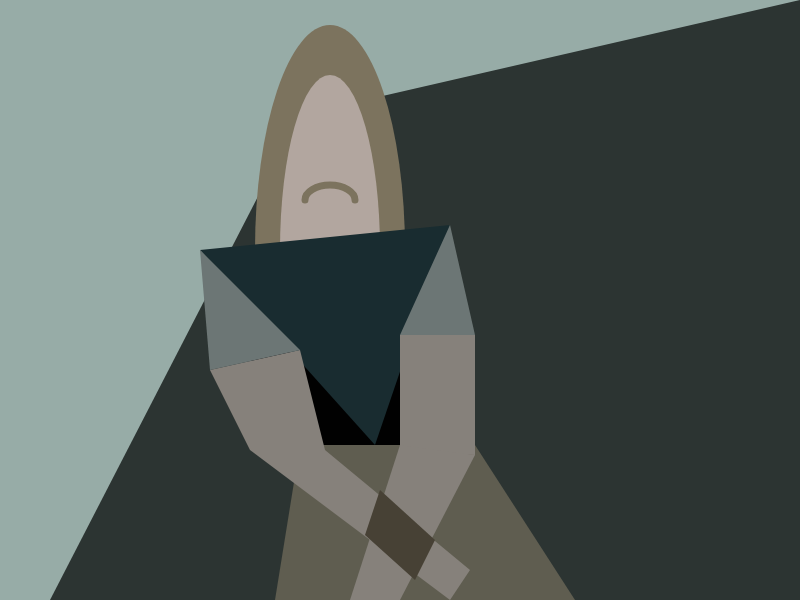
Frame 1 (no input)
Frame 60 (no input): identical to frame 1, image omitted
Frame 120 (the mouse pressed at the canvas centre since frame 60): identical to frame 1, image omitted

The p5.js sketch that drew this single still picture (run headless with seeded random() and noise() and a simulated clock; from frame 60 on, the mouse is pressed at the canvas centre):

// p5.js sketch
// ── sketch.js
function setup() {
  createCanvas(800, 600);
  background(151, 172, 167);
  noStroke();
  //cart
  fill(44, 52, 50);
  quad(800, 0, 300, 115, 50, 600, 800, 600);
  //clothes bg
  fill(1, 1, 1);
  rect(250, 350, 200, 100);
  //pants
  fill(95, 93, 80);
  quad(300, 445, 475, 445, 575, 600, 275, 600);
  //hair
  fill(124, 115, 94);
  arc(330, 250, 150, 450, PI, 0);
  //face
  fill(178, 166, 159);
  arc(330, 250, 100, 350, PI, 0);
  //stash
  noFill();
  stroke(124, 115, 94);
  strokeWeight(7);
  arc(330, 200, 50, 30, PI, 0);
  noStroke();
  //shirt
  fill(25, 44, 48);
  triangle(200, 250, 450, 225, 375, 445);
  //arms
  fill(134, 129, 123);
  quad(300, 350, 210, 370, 250, 450, 325, 450);
  quad(250, 450, 325, 450, 470, 570, 450, 600);
  quad(475, 335, 400, 335, 400, 450, 475, 455);
  quad(400, 445, 475, 455, 400, 600, 350, 600);
  //rope
  fill(71, 65, 53);
  quad(380, 490, 435, 540, 415, 580, 365, 535);
  //chain arm things
  fill(108, 118, 117);
  triangle(200, 250, 300, 350, 210, 370);
  triangle(450, 225, 475, 335, 400, 335);
}

function draw() {}
